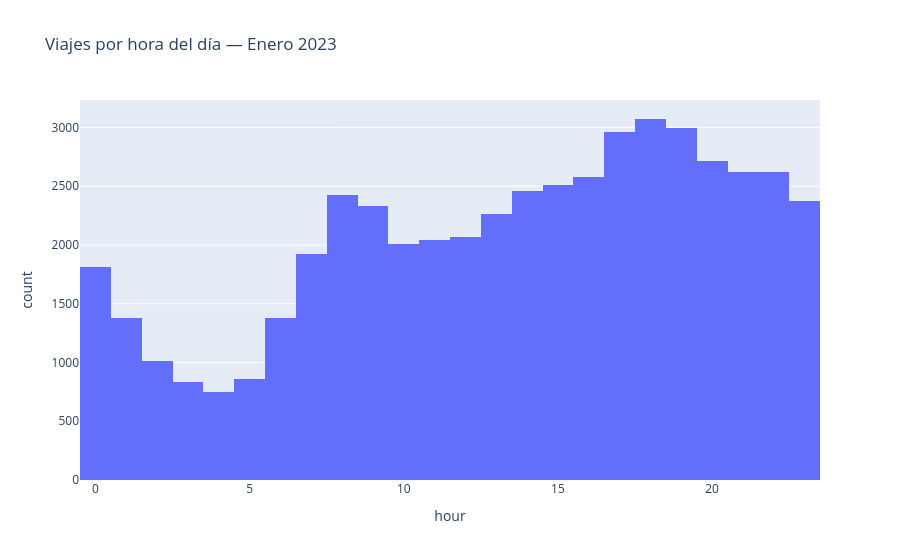

The cell this chart's notebook holds for it:
### Markdown cell above
## 6. Demanda por hora

### Code cell
df_sample["hour"] = df_sample["pickup_datetime"].dt.hour
px.histogram(df_sample, x="hour",
             title="Viajes por hora del día — Enero 2023").show()

### Figure 1 — Plotly figure (JSON) as saved in the notebook; plotly's stock layout.template omitted (floating-point values rounded to 4 significant figures; data arrays with more than 128 entries replaced by an {"elided": "..."} marker saying what was removed)
{"data": [{"bingroup": "x", "hovertemplate": "hour=%{x}<br>count=%{y}<extra></extra>", "legendgroup": "", "marker": {"color": "#636efa", "pattern": {"shape": ""}}, "name": "", "orientation": "v", "showlegend": false, "type": "histogram", "x": {"elided": "50000 int values"}, "xaxis": "x", "yaxis": "y"}], "layout": {"barmode": "relative", "legend": {"tracegroupgap": 0}, "title": {"text": "Viajes por hora del día — Enero 2023"}, "xaxis": {"anchor": "y", "domain": [0, 1], "title": {"text": "hour"}}, "yaxis": {"anchor": "x", "domain": [0, 1], "title": {"text": "count"}}}}
